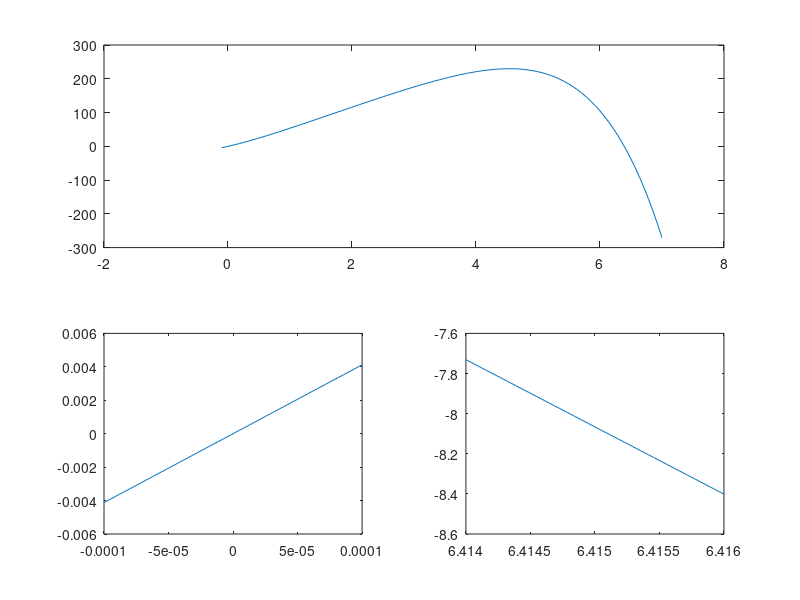

This figure's MATLAB source:
clc; clear all; close all; format long;
f = @(x) .98*62.*x - ((x.^2 + x + .04) ./ (3.*x + 1)).^7 - 1.03*19.*x.*exp(-x);

figure(1)
subplot(2,2,[1,2]);
plot(linspace(-.1,7), f(linspace(-.1,7)))
subplot(2,2,3);
plot(linspace(-.0001,.0001), f(linspace(-.0001,.0001)));
subplot(2,2,4);
plot(linspace(6.414,6.416), f(linspace(6.414,6.416)));

fp = @(x) 21*(x.^2 + x + .04).^7 / ( 3*x + 1).^8 ...
    - 7 * (2.*x + 1).*(x.^2 + x + .04).^6 / (3.*x + 1).^7 ...
    - 19.*exp(-x) + 19.*exp(-x).*x + 62

% low root
tol = 1e-8; error = 1; maxiter = 10^6; iter = 1;
x = 0; x_list = [x]; error_list = [];
while error > tol && iter < maxiter
    x_new = x - f(x) / fp(x);
    error = abs((x_new - x) / x_new);
    x = x_new;
    iter = iter + 1;
    x_list(end+1) = x_new;
    error_list(end+1) = error;
    if iter == maxiter
        disp("max iter hit")
    end
end
error_list'
x_list'
x

% high root
error = 1; iter = 1;
x = 7; x_list = [x]; error_list = [];
while error > tol && iter < maxiter
    x_new = x - f(x) / fp(x);
    error = abs((x_new - x) / x_new);
    x = x_new;
    iter = iter + 1;
    x_list(end+1) = x_new;
    error_list(end+1) = error;
    if iter == maxiter
        disp("max iter hit")
    end
end
error_list'
x_list'
x

% alterations
% normal: 
%   0.381023256037529 * 1.0e-11
%   0.381023256036887 * 1.0e-11
%   6.414684290318265
%   6.414684289741624
% + 3 % on 19
%   0.386141880815646 * 1.0*e-11
%   0.386141880971596 * 1.0*e-11
%   6.414666358524400
%   6.414666357429473
% ratio in %
% high: 99.9997 %
% low: 101.3434 %
% - 3 % on 19
%   0.376038559012341 * 1.0*e-11
%   0.376038558856392 * 1.0*e-11
%   6.414702221248426
%   6.414702221185539
% ratio in %
% high: 100.0003 %
% low: 98.6918 %
% + 2 % on 62
%   0.370343580467819 * 1.0*e-11
%   0.370343580686933 * 1.0*e-11
%   6.438313060526001
%   6.438313059793136
% ratio in %
% high: 100.3684 %
% low: 97.1971 %
% - 2 % on 62
%   0.392337164761687 * 1.0*e-11
%   0.392337164980801 * 1.0*e-11
%   6.390657976936539
%   6.390658002122178
% ratio in %
% high: 99.6254 %
% low: 1.0297 %
% lower 19 raise 62 for max on high root and min on low root
%   0.365632669450273 * 1.0*e-11
%   0.365632671569669 * 1.0*e-11
%   6.438330286373238
%   6.438330285648058
% ratio in %
% high: 100.3686 %
% low: .9596 %
% raise 19 lower 62 for min on high root and max on low root
%   0.397766446197407 * 1.0*e-11
%   0.397766448316804 * 1.0*e-11
%   6.390639295889334
%   6.390639321565112
% ratio in %
% high: .996251574186595 %
% low: 104.3942704322216 %
